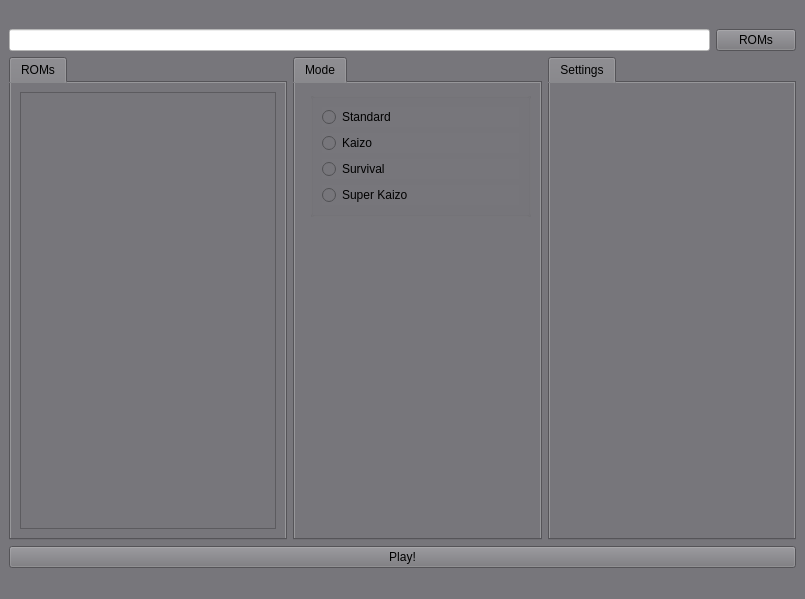
<?xml version="1.0" encoding="UTF-8"?>
<ui version="4.0">
 <class>MainWindow</class>
 <widget class="QMainWindow" name="MainWindow">
  <property name="geometry">
   <rect>
    <x>0</x>
    <y>0</y>
    <width>805</width>
    <height>599</height>
   </rect>
  </property>
  <property name="windowTitle">
   <string>MainWindow</string>
  </property>
  <property name="autoFillBackground">
   <bool>false</bool>
  </property>
  <property name="styleSheet">
   <string notr="true">background-color: rgb(119, 118, 123);</string>
  </property>
  <widget class="QWidget" name="centralwidget">
   <layout class="QVBoxLayout" name="verticalLayout_2">
    <item>
     <widget class="QLabel" name="label">
      <property name="text">
       <string/>
      </property>
      <property name="pixmap">
       <pixmap>ironmon.png</pixmap>
      </property>
      <property name="alignment">
       <set>Qt::AlignCenter</set>
      </property>
     </widget>
    </item>
    <item>
     <layout class="QHBoxLayout" name="horizontalLayout">
      <item>
       <widget class="QLineEdit" name="romsLineEdit">
        <property name="styleSheet">
         <string notr="true">background-color: rgb(255, 255, 255);</string>
        </property>
       </widget>
      </item>
      <item>
       <widget class="QPushButton" name="romsButton">
        <property name="text">
         <string>ROMs</string>
        </property>
       </widget>
      </item>
     </layout>
    </item>
    <item>
     <layout class="QHBoxLayout" name="horizontalLayout_3">
      <item>
       <widget class="QTabWidget" name="tabWidget">
        <property name="currentIndex">
         <number>0</number>
        </property>
        <widget class="QWidget" name="romsTab">
         <attribute name="title">
          <string>ROMs</string>
         </attribute>
         <layout class="QGridLayout" name="gridLayout_2">
          <item row="0" column="0">
           <layout class="QGridLayout" name="gridLayout">
            <item row="0" column="0">
             <widget class="QListWidget" name="romsList"/>
            </item>
           </layout>
          </item>
         </layout>
        </widget>
       </widget>
      </item>
      <item>
       <widget class="QTabWidget" name="tabWidget_2">
        <property name="currentIndex">
         <number>0</number>
        </property>
        <widget class="QWidget" name="modeTab">
         <attribute name="title">
          <string>Mode</string>
         </attribute>
         <layout class="QGridLayout" name="gridLayout_3">
          <item row="0" column="0">
           <layout class="QFormLayout" name="formLayout">
            <item row="0" column="1">
             <widget class="QGroupBox" name="modeGroupBox">
              <property name="title">
               <string/>
              </property>
              <layout class="QVBoxLayout" name="verticalLayout_3">
               <item>
                <layout class="QVBoxLayout" name="verticalLayout">
                 <item>
                  <widget class="QRadioButton" name="standardModeRadioButton">
                   <property name="text">
                    <string>Standard</string>
                   </property>
                  </widget>
                 </item>
                 <item>
                  <widget class="QRadioButton" name="radioButton_4">
                   <property name="text">
                    <string>Kaizo</string>
                   </property>
                  </widget>
                 </item>
                 <item>
                  <widget class="QRadioButton" name="survivalModeRadioButton">
                   <property name="text">
                    <string>Survival</string>
                   </property>
                  </widget>
                 </item>
                 <item>
                  <widget class="QRadioButton" name="superKaizoModeRadioButton">
                   <property name="text">
                    <string>Super Kaizo</string>
                   </property>
                  </widget>
                 </item>
                </layout>
               </item>
              </layout>
             </widget>
            </item>
           </layout>
          </item>
         </layout>
        </widget>
       </widget>
      </item>
      <item>
       <widget class="QTabWidget" name="tabWidget_3">
        <property name="currentIndex">
         <number>0</number>
        </property>
        <widget class="QWidget" name="settingsTab">
         <attribute name="title">
          <string>Settings</string>
         </attribute>
         <layout class="QGridLayout" name="gridLayout_5">
          <item row="0" column="0">
           <layout class="QGridLayout" name="gridLayout_4"/>
          </item>
         </layout>
        </widget>
       </widget>
      </item>
     </layout>
    </item>
    <item>
     <widget class="QPushButton" name="playButton">
      <property name="text">
       <string>Play!</string>
      </property>
     </widget>
    </item>
   </layout>
  </widget>
  <widget class="QStatusBar" name="statusbar"/>
  <action name="actionClose">
   <property name="text">
    <string>Quit</string>
   </property>
  </action>
 </widget>
 <resources/>
 <connections/>
</ui>
